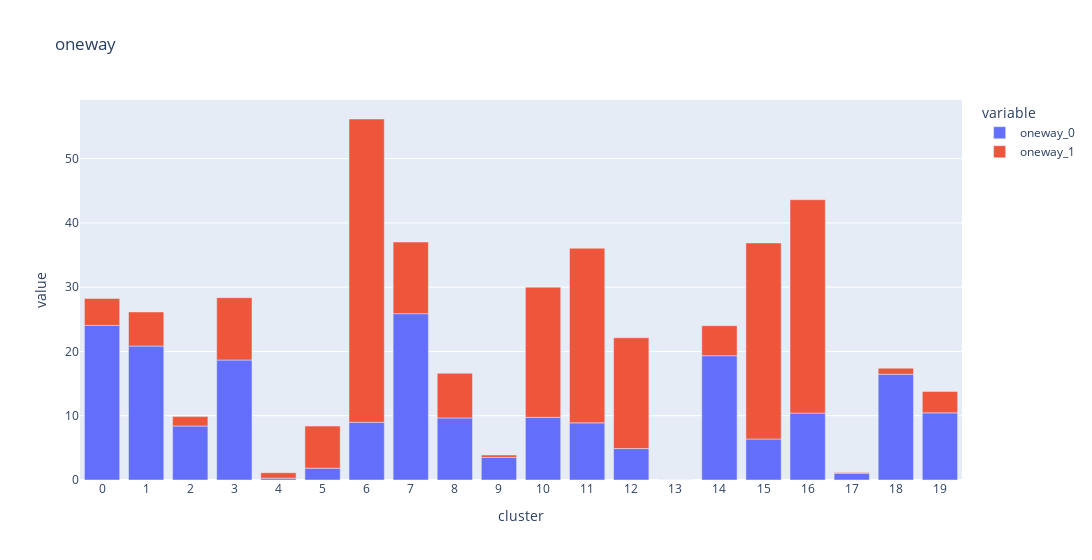
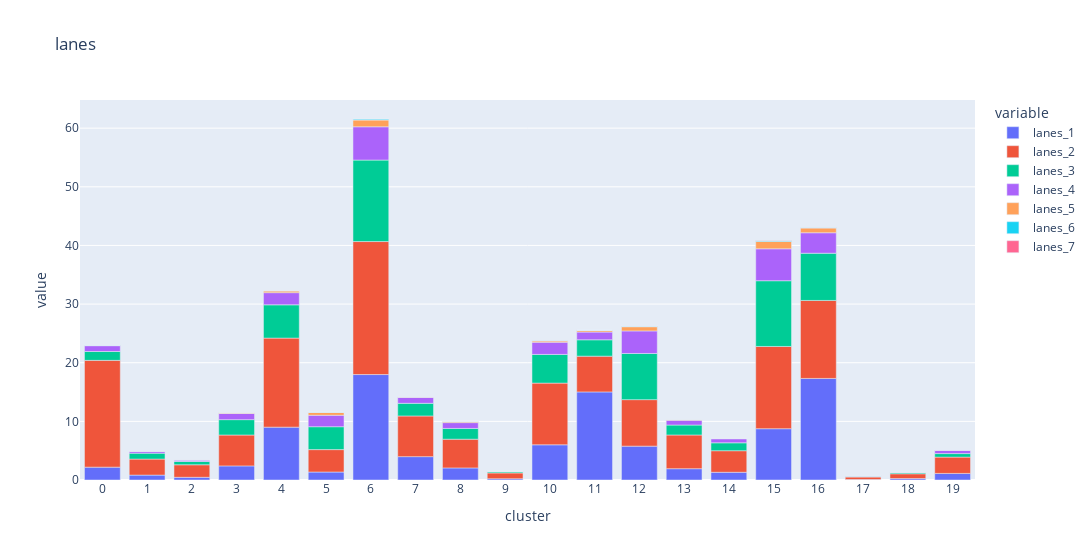
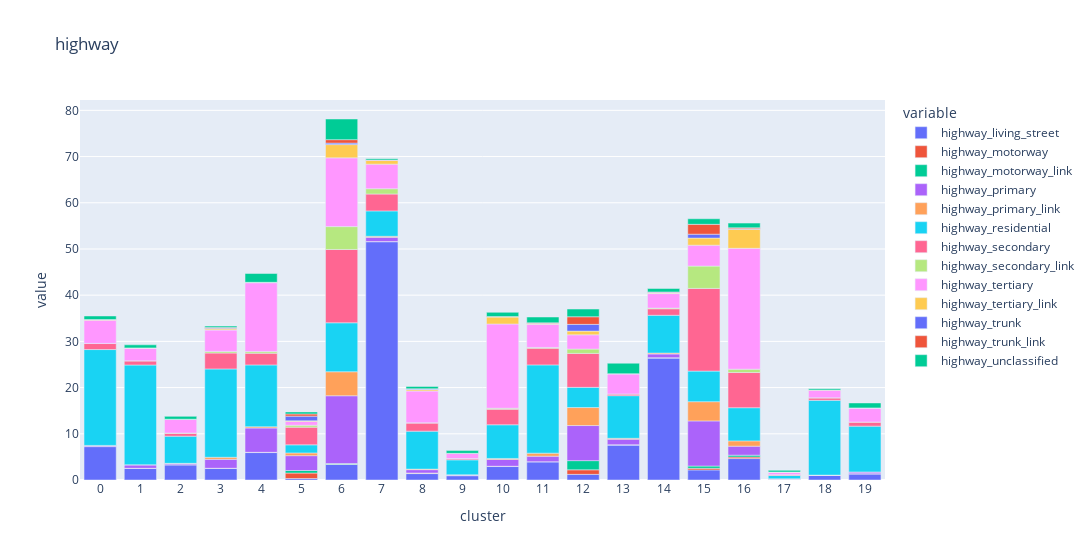
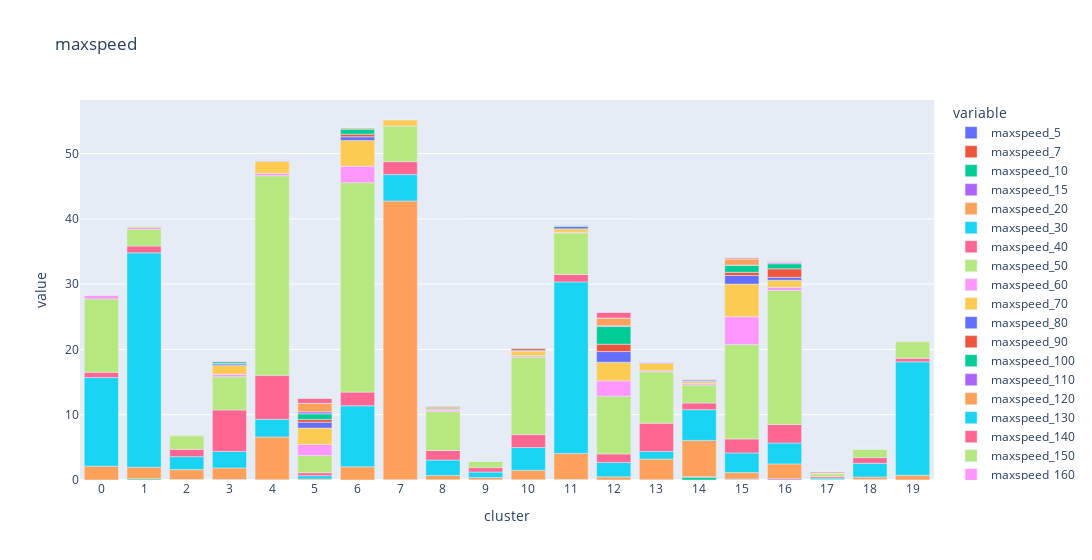

The cell these charts' notebook holds for them, in order:
### Code cell
from src.tools.feature_extraction import FEATURESET
for feature_name in FEATURESET.keys():
    fig = px.bar(hex_tfidf_by_cluster_mean, x="cluster", y=list(filter(lambda x: feature_name in x, hex_tfidf_by_cluster_mean.columns)), width=1300, title=feature_name)
    fig.update_layout(
        xaxis = dict(
            tickmode = 'linear',
        )
    )
    fig.show()

### Figure 1 — Plotly figure (JSON) as saved in the notebook; plotly's stock layout.template omitted (floating-point values rounded to 4 significant figures)
{"data": [{"alignmentgroup": "True", "hovertemplate": "variable=oneway_0<br>cluster=%{x}<br>value=%{y}<extra></extra>", "legendgroup": "oneway_0", "marker": {"color": "#636efa"}, "name": "oneway_0", "offsetgroup": "oneway_0", "orientation": "v", "showlegend": true, "textposition": "auto", "type": "bar", "x": [0, 1, 2, 3, 4, 5, 6, 7, 8, 9, 10, 11, 12, 13, 14, 15, 16, 17, 18, 19], "xaxis": "x", "y": [24.06, 20.84, 8.399, 18.67, 0.2845, 1.844, 8.978, 25.88, 9.657, 3.513, 9.75, 8.889, 4.889, 0, 19.34, 6.381, 10.41, 1.06, 16.46, 10.45], "yaxis": "y"}, {"alignmentgroup": "True", "hovertemplate": "variable=oneway_1<br>cluster=%{x}<br>value=%{y}<extra></extra>", "legendgroup": "oneway_1", "marker": {"color": "#EF553B"}, "name": "oneway_1", "offsetgroup": "oneway_1", "orientation": "v", "showlegend": true, "textposition": "auto", "type": "bar", "x": [0, 1, 2, 3, 4, 5, 6, 7, 8, 9, 10, 11, 12, 13, 14, 15, 16, 17, 18, 19], "xaxis": "x", "y": [4.185, 5.305, 1.463, 9.693, 0.8467, 6.543, 47.18, 11.14, 6.95, 0.3722, 20.25, 27.18, 17.24, 0, 4.666, 30.5, 33.2, 0.09746, 0.942, 3.338], "yaxis": "y"}], "layout": {"barmode": "relative", "legend": {"title": {"text": "variable"}, "tracegroupgap": 0}, "title": {"text": "oneway"}, "width": 1300, "xaxis": {"anchor": "y", "domain": [0, 1], "tickmode": "linear", "title": {"text": "cluster"}}, "yaxis": {"anchor": "x", "domain": [0, 1], "title": {"text": "value"}}}}

### Figure 2 — Plotly figure (JSON) as saved in the notebook; plotly's stock layout.template omitted (floating-point values rounded to 4 significant figures)
{"data": [{"alignmentgroup": "True", "hovertemplate": "variable=lanes_1<br>cluster=%{x}<br>value=%{y}<extra></extra>", "legendgroup": "lanes_1", "marker": {"color": "#636efa"}, "name": "lanes_1", "offsetgroup": "lanes_1", "orientation": "v", "showlegend": true, "textposition": "auto", "type": "bar", "x": [0, 1, 2, 3, 4, 5, 6, 7, 8, 9, 10, 11, 12, 13, 14, 15, 16, 17, 18, 19], "xaxis": "x", "y": [2.192, 0.8326, 0.4609, 2.408, 9.012, 1.361, 17.98, 3.984, 2.06, 0.2129, 6.004, 15.02, 5.775, 1.931, 1.318, 8.75, 17.32, 0.08347, 0.2367, 1.124], "yaxis": "y"}, {"alignmentgroup": "True", "hovertemplate": "variable=lanes_2<br>cluster=%{x}<br>value=%{y}<extra></extra>", "legendgroup": "lanes_2", "marker": {"color": "#EF553B"}, "name": "lanes_2", "offsetgroup": "lanes_2", "orientation": "v", "showlegend": true, "textposition": "auto", "type": "bar", "x": [0, 1, 2, 3, 4, 5, 6, 7, 8, 9, 10, 11, 12, 13, 14, 15, 16, 17, 18, 19], "xaxis": "x", "y": [18.21, 2.736, 2.137, 5.266, 15.19, 3.822, 22.68, 6.938, 4.9, 0.9902, 10.52, 6.099, 7.929, 5.749, 3.677, 14.02, 13.3, 0.4273, 0.8255, 2.779], "yaxis": "y"}, {"alignmentgroup": "True", "hovertemplate": "variable=lanes_3<br>cluster=%{x}<br>value=%{y}<extra></extra>", "legendgroup": "lanes_3", "marker": {"color": "#00cc96"}, "name": "lanes_3", "offsetgroup": "lanes_3", "orientation": "v", "showlegend": true, "textposition": "auto", "type": "bar", "x": [0, 1, 2, 3, 4, 5, 6, 7, 8, 9, 10, 11, 12, 13, 14, 15, 16, 17, 18, 19], "xaxis": "x", "y": [1.512, 1.006, 0.5557, 2.621, 5.674, 3.904, 13.89, 2.155, 1.832, 0.1899, 4.893, 2.791, 7.871, 1.693, 1.348, 11.21, 8.053, 0.1373, 0.1922, 0.601], "yaxis": "y"}, {"alignmentgroup": "True", "hovertemplate": "variable=lanes_4<br>cluster=%{x}<br>value=%{y}<extra></extra>", "legendgroup": "lanes_4", "marker": {"color": "#ab63fa"}, "name": "lanes_4", "offsetgroup": "lanes_4", "orientation": "v", "showlegend": true, "textposition": "auto", "type": "bar", "x": [0, 1, 2, 3, 4, 5, 6, 7, 8, 9, 10, 11, 12, 13, 14, 15, 16, 17, 18, 19], "xaxis": "x", "y": [0.9935, 0.3438, 0.2629, 1.047, 2.075, 1.947, 5.677, 1.029, 0.9946, 0.08481, 2.077, 1.316, 3.846, 0.8173, 0.6898, 5.443, 3.492, 0.04752, 0.08411, 0.5645], "yaxis": "y"}, {"alignmentgroup": "True", "hovertemplate": "variable=lanes_5<br>cluster=%{x}<br>value=%{y}<extra></extra>", "legendgroup": "lanes_5", "marker": {"color": "#FFA15A"}, "name": "lanes_5", "offsetgroup": "lanes_5", "orientation": "v", "showlegend": true, "textposition": "auto", "type": "bar", "x": [0, 1, 2, 3, 4, 5, 6, 7, 8, 9, 10, 11, 12, 13, 14, 15, 16, 17, 18, 19], "xaxis": "x", "y": [0.0319, 0.01803, 0.03336, 0.1227, 0.324, 0.492, 1.146, 0.06611, 0.1903, 0.01439, 0.2334, 0.2519, 0.7149, 0.1072, 0.05087, 1.261, 0.8093, 0.0223, 0.01557, 0.05483], "yaxis": "y"}, {"alignmentgroup": "True", "hovertemplate": "variable=lanes_6<br>cluster=%{x}<br>value=%{y}<extra></extra>", "legendgroup": "lanes_6", "marker": {"color": "#19d3f3"}, "name": "lanes_6", "offsetgroup": "lanes_6", "orientation": "v", "showlegend": true, "textposition": "auto", "type": "bar", "x": [0, 1, 2, 3, 4, 5, 6, 7, 8, 9, 10, 11, 12, 13, 14, 15, 16, 17, 18, 19], "xaxis": "x", "y": [0.04859, 0, 0, 0.01558, 0, 0.0332, 0.1819, 0, 0.007246, 0.005978, 0.04848, 0.04263, 0.07778, 0, 0, 0.1169, 0.07472, 0.01199, 0, 0], "yaxis": "y"}, {"alignmentgroup": "True", "hovertemplate": "variable=lanes_7<br>cluster=%{x}<br>value=%{y}<extra></extra>", "legendgroup": "lanes_7", "marker": {"color": "#FF6692"}, "name": "lanes_7", "offsetgroup": "lanes_7", "orientation": "v", "showlegend": true, "textposition": "auto", "type": "bar", "x": [0, 1, 2, 3, 4, 5, 6, 7, 8, 9, 10, 11, 12, 13, 14, 15, 16, 17, 18, 19], "xaxis": "x", "y": [0, 0, 0, 0, 0, 0.0127, 0, 0, 0, 0, 0, 0, 0, 0, 0, 0.02236, 0, 0, 0, 0], "yaxis": "y"}], "layout": {"barmode": "relative", "legend": {"title": {"text": "variable"}, "tracegroupgap": 0}, "title": {"text": "lanes"}, "width": 1300, "xaxis": {"anchor": "y", "domain": [0, 1], "tickmode": "linear", "title": {"text": "cluster"}}, "yaxis": {"anchor": "x", "domain": [0, 1], "title": {"text": "value"}}}}

### Figure 3 — Plotly figure (JSON) as saved in the notebook; plotly's stock layout.template omitted (floating-point values rounded to 4 significant figures)
{"data": [{"alignmentgroup": "True", "hovertemplate": "variable=highway_living_street<br>cluster=%{x}<br>value=%{y}<extra></extra>", "legendgroup": "highway_living_street", "marker": {"color": "#636efa"}, "name": "highway_living_street", "offsetgroup": "highway_living_street", "orientation": "v", "showlegend": true, "textposition": "auto", "type": "bar", "x": [0, 1, 2, 3, 4, 5, 6, 7, 8, 9, 10, 11, 12, 13, 14, 15, 16, 17, 18, 19], "xaxis": "x", "y": [7.239, 2.494, 3.305, 2.506, 5.939, 0.3182, 3.357, 51.6, 1.391, 0.9549, 2.917, 3.966, 1.22, 7.553, 26.41, 2.185, 4.638, 0.1288, 0.9888, 1.337], "yaxis": "y"}, {"alignmentgroup": "True", "hovertemplate": "variable=highway_motorway<br>cluster=%{x}<br>value=%{y}<extra></extra>", "legendgroup": "highway_motorway", "marker": {"color": "#EF553B"}, "name": "highway_motorway", "offsetgroup": "highway_motorway", "orientation": "v", "showlegend": true, "textposition": "auto", "type": "bar", "x": [0, 1, 2, 3, 4, 5, 6, 7, 8, 9, 10, 11, 12, 13, 14, 15, 16, 17, 18, 19], "xaxis": "x", "y": [0, 0.04064, 0.00752, 0.02305, 0.05619, 1.186, 0.05383, 0, 0.1072, 0.002949, 0.04782, 0, 0.9879, 0.08626, 0.03822, 0.346, 0.3317, 0.008869, 0, 0.02472], "yaxis": "y"}, {"alignmentgroup": "True", "hovertemplate": "variable=highway_motorway_link<br>cluster=%{x}<br>value=%{y}<extra></extra>", "legendgroup": "highway_motorway_link", "marker": {"color": "#00cc96"}, "name": "highway_motorway_link", "offsetgroup": "highway_motorway_link", "orientation": "v", "showlegend": true, "textposition": "auto", "type": "bar", "x": [0, 1, 2, 3, 4, 5, 6, 7, 8, 9, 10, 11, 12, 13, 14, 15, 16, 17, 18, 19], "xaxis": "x", "y": [0, 0, 0.008456, 0.01296, 0, 0.5485, 0.1513, 0, 0.01808, 0, 0.01344, 0, 1.985, 0, 0.02149, 0.4864, 0.404, 0.01164, 0, 0], "yaxis": "y"}, {"alignmentgroup": "True", "hovertemplate": "variable=highway_primary<br>cluster=%{x}<br>value=%{y}<extra></extra>", "legendgroup": "highway_primary", "marker": {"color": "#ab63fa"}, "name": "highway_primary", "offsetgroup": "highway_primary", "orientation": "v", "showlegend": true, "textposition": "auto", "type": "bar", "x": [0, 1, 2, 3, 4, 5, 6, 7, 8, 9, 10, 11, 12, 13, 14, 15, 16, 17, 18, 19], "xaxis": "x", "y": [0.2444, 0.741, 0.2494, 1.931, 5.261, 3.212, 14.67, 0.921, 0.719, 0.1686, 1.471, 1.189, 7.594, 1.194, 0.8032, 9.769, 1.947, 0.1087, 0.07049, 0.3819], "yaxis": "y"}, {"alignmentgroup": "True", "hovertemplate": "variable=highway_primary_link<br>cluster=%{x}<br>value=%{y}<extra></extra>", "legendgroup": "highway_primary_link", "marker": {"color": "#FFA15A"}, "name": "highway_primary_link", "offsetgroup": "highway_primary_link", "orientation": "v", "showlegend": true, "textposition": "auto", "type": "bar", "x": [0, 1, 2, 3, 4, 5, 6, 7, 8, 9, 10, 11, 12, 13, 14, 15, 16, 17, 18, 19], "xaxis": "x", "y": [0, 0.0175, 0.03455, 0.4468, 0.2662, 0.5925, 5.194, 0.2246, 0.1201, 0.00508, 0.2163, 0.6521, 3.892, 0.1932, 0.1976, 4.162, 1.143, 0.002547, 0, 0], "yaxis": "y"}, {"alignmentgroup": "True", "hovertemplate": "variable=highway_residential<br>cluster=%{x}<br>value=%{y}<extra></extra>", "legendgroup": "highway_residential", "marker": {"color": "#19d3f3"}, "name": "highway_residential", "offsetgroup": "highway_residential", "orientation": "v", "showlegend": true, "textposition": "auto", "type": "bar", "x": [0, 1, 2, 3, 4, 5, 6, 7, 8, 9, 10, 11, 12, 13, 14, 15, 16, 17, 18, 19], "xaxis": "x", "y": [20.75, 21.6, 5.877, 19.12, 13.39, 1.755, 10.6, 5.495, 8.219, 3.229, 7.288, 19.11, 4.369, 9.226, 8.176, 6.623, 7.181, 0.7384, 16.19, 9.912], "yaxis": "y"}, {"alignmentgroup": "True", "hovertemplate": "variable=highway_secondary<br>cluster=%{x}<br>value=%{y}<extra></extra>", "legendgroup": "highway_secondary", "marker": {"color": "#FF6692"}, "name": "highway_secondary", "offsetgroup": "highway_secondary", "orientation": "v", "showlegend": true, "textposition": "auto", "type": "bar", "x": [0, 1, 2, 3, 4, 5, 6, 7, 8, 9, 10, 11, 12, 13, 14, 15, 16, 17, 18, 19], "xaxis": "x", "y": [1.303, 0.9063, 0.6582, 3.445, 2.537, 3.829, 15.86, 3.655, 1.748, 0.2745, 3.373, 3.605, 7.347, 0.3655, 1.406, 17.89, 7.612, 0.1516, 0.5331, 0.875], "yaxis": "y"}, {"alignmentgroup": "True", "hovertemplate": "variable=highway_secondary_link<br>cluster=%{x}<br>value=%{y}<extra></extra>", "legendgroup": "highway_secondary_link", "marker": {"color": "#B6E880"}, "name": "highway_secondary_link", "offsetgroup": "highway_secondary_link", "orientation": "v", "showlegend": true, "textposition": "auto", "type": "bar", "x": [0, 1, 2, 3, 4, 5, 6, 7, 8, 9, 10, 11, 12, 13, 14, 15, 16, 17, 18, 19], "xaxis": "x", "y": [0.03161, 0, 0.02645, 0.3446, 0.3459, 0.4166, 4.947, 1.147, 0.06128, 0, 0.2103, 0.1664, 0.9447, 0, 0.1513, 4.825, 0.7292, 0.0104, 0, 0.02173], "yaxis": "y"}, {"alignmentgroup": "True", "hovertemplate": "variable=highway_tertiary<br>cluster=%{x}<br>value=%{y}<extra></extra>", "legendgroup": "highway_tertiary", "marker": {"color": "#FF97FF"}, "name": "highway_tertiary", "offsetgroup": "highway_tertiary", "orientation": "v", "showlegend": true, "textposition": "auto", "type": "bar", "x": [0, 1, 2, 3, 4, 5, 6, 7, 8, 9, 10, 11, 12, 13, 14, 15, 16, 17, 18, 19], "xaxis": "x", "y": [5.022, 2.725, 2.923, 4.629, 14.89, 0.8191, 14.88, 5.314, 6.876, 1.101, 18.23, 5.013, 3.077, 4.391, 3.137, 4.528, 26.15, 0.5394, 1.648, 3.04], "yaxis": "y"}, {"alignmentgroup": "True", "hovertemplate": "variable=highway_tertiary_link<br>cluster=%{x}<br>value=%{y}<extra></extra>", "legendgroup": "highway_tertiary_link", "marker": {"color": "#FECB52"}, "name": "highway_tertiary_link", "offsetgroup": "highway_tertiary_link", "orientation": "v", "showlegend": true, "textposition": "auto", "type": "bar", "x": [0, 1, 2, 3, 4, 5, 6, 7, 8, 9, 10, 11, 12, 13, 14, 15, 16, 17, 18, 19], "xaxis": "x", "y": [0.1268, 0.07168, 0.04642, 0.244, 0.09909, 0.1393, 2.872, 0.7884, 0.2836, 0.0104, 1.55, 0.1113, 0.8035, 0, 0.118, 1.537, 4.144, 0.00391, 0, 0.0109], "yaxis": "y"}, {"alignmentgroup": "True", "hovertemplate": "variable=highway_trunk<br>cluster=%{x}<br>value=%{y}<extra></extra>", "legendgroup": "highway_trunk", "marker": {"color": "#636efa"}, "name": "highway_trunk", "offsetgroup": "highway_trunk", "orientation": "v", "showlegend": true, "textposition": "auto", "type": "bar", "x": [0, 1, 2, 3, 4, 5, 6, 7, 8, 9, 10, 11, 12, 13, 14, 15, 16, 17, 18, 19], "xaxis": "x", "y": [0, 0, 0.01489, 0.1256, 0, 1.004, 0.3199, 0.07379, 0.154, 0.00292, 0.02368, 0.06247, 1.463, 0, 0.1703, 0.8445, 0.08212, 0.005856, 0.008689, 0], "yaxis": "y"}, {"alignmentgroup": "True", "hovertemplate": "variable=highway_trunk_link<br>cluster=%{x}<br>value=%{y}<extra></extra>", "legendgroup": "highway_trunk_link", "marker": {"color": "#EF553B"}, "name": "highway_trunk_link", "offsetgroup": "highway_trunk_link", "orientation": "v", "showlegend": true, "textposition": "auto", "type": "bar", "x": [0, 1, 2, 3, 4, 5, 6, 7, 8, 9, 10, 11, 12, 13, 14, 15, 16, 17, 18, 19], "xaxis": "x", "y": [0, 0, 0.005373, 0.1606, 0, 0.4739, 0.7501, 0.03993, 0.04022, 0.0237, 0.02563, 0.1352, 1.645, 0, 0.06145, 2.133, 0.2074, 0.007921, 0.04701, 0], "yaxis": "y"}, {"alignmentgroup": "True", "hovertemplate": "variable=highway_unclassified<br>cluster=%{x}<br>value=%{y}<extra></extra>", "legendgroup": "highway_unclassified", "marker": {"color": "#00cc96"}, "name": "highway_unclassified", "offsetgroup": "highway_unclassified", "orientation": "v", "showlegend": true, "textposition": "auto", "type": "bar", "x": [0, 1, 2, 3, 4, 5, 6, 7, 8, 9, 10, 11, 12, 13, 14, 15, 16, 17, 18, 19], "xaxis": "x", "y": [0.7808, 0.662, 0.6148, 0.3166, 1.902, 0.4438, 4.47, 0.2855, 0.5102, 0.5886, 0.9317, 1.269, 1.666, 2.27, 0.7447, 1.2, 1.024, 0.3777, 0.2858, 1.074], "yaxis": "y"}], "layout": {"barmode": "relative", "legend": {"title": {"text": "variable"}, "tracegroupgap": 0}, "title": {"text": "highway"}, "width": 1300, "xaxis": {"anchor": "y", "domain": [0, 1], "tickmode": "linear", "title": {"text": "cluster"}}, "yaxis": {"anchor": "x", "domain": [0, 1], "title": {"text": "value"}}}}

### Figure 4 — Plotly figure (JSON) as saved in the notebook; plotly's stock layout.template omitted (floating-point values rounded to 4 significant figures)
{"data": [{"alignmentgroup": "True", "hovertemplate": "variable=maxspeed_5<br>cluster=%{x}<br>value=%{y}<extra></extra>", "legendgroup": "maxspeed_5", "marker": {"color": "#636efa"}, "name": "maxspeed_5", "offsetgroup": "maxspeed_5", "orientation": "v", "showlegend": true, "textposition": "auto", "type": "bar", "x": [0, 1, 2, 3, 4, 5, 6, 7, 8, 9, 10, 11, 12, 13, 14, 15, 16, 17, 18, 19], "xaxis": "x", "y": [0, 0, 0, 0.05517, 0.04482, 0, 0, 0, 0, 0.01411, 0, 0, 0, 0, 0, 0.01971, 0, 0.004716, 0, 0], "yaxis": "y"}, {"alignmentgroup": "True", "hovertemplate": "variable=maxspeed_7<br>cluster=%{x}<br>value=%{y}<extra></extra>", "legendgroup": "maxspeed_7", "marker": {"color": "#EF553B"}, "name": "maxspeed_7", "offsetgroup": "maxspeed_7", "orientation": "v", "showlegend": true, "textposition": "auto", "type": "bar", "x": [0, 1, 2, 3, 4, 5, 6, 7, 8, 9, 10, 11, 12, 13, 14, 15, 16, 17, 18, 19], "xaxis": "x", "y": [0, 0, 0, 0, 0, 0, 0, 0, 0, 0, 0, 0, 0, 0, 0, 0, 0, 0, 0, 0], "yaxis": "y"}, {"alignmentgroup": "True", "hovertemplate": "variable=maxspeed_10<br>cluster=%{x}<br>value=%{y}<extra></extra>", "legendgroup": "maxspeed_10", "marker": {"color": "#00cc96"}, "name": "maxspeed_10", "offsetgroup": "maxspeed_10", "orientation": "v", "showlegend": true, "textposition": "auto", "type": "bar", "x": [0, 1, 2, 3, 4, 5, 6, 7, 8, 9, 10, 11, 12, 13, 14, 15, 16, 17, 18, 19], "xaxis": "x", "y": [0, 0.1965, 0.06234, 0.01593, 0, 0.004848, 0, 0.05147, 0.04444, 0.004074, 0.04955, 0.08715, 0.01325, 0.04767, 0.4225, 0.1024, 0, 0.002042, 0.04848, 0.01707], "yaxis": "y"}, {"alignmentgroup": "True", "hovertemplate": "variable=maxspeed_15<br>cluster=%{x}<br>value=%{y}<extra></extra>", "legendgroup": "maxspeed_15", "marker": {"color": "#ab63fa"}, "name": "maxspeed_15", "offsetgroup": "maxspeed_15", "orientation": "v", "showlegend": true, "textposition": "auto", "type": "bar", "x": [0, 1, 2, 3, 4, 5, 6, 7, 8, 9, 10, 11, 12, 13, 14, 15, 16, 17, 18, 19], "xaxis": "x", "y": [0, 0, 0.007919, 0, 0, 0.005544, 0, 0, 0.008469, 0.004658, 0, 0, 0, 0, 0.09057, 0.03904, 0.1747, 0.002335, 0.01386, 0], "yaxis": "y"}, {"alignmentgroup": "True", "hovertemplate": "variable=maxspeed_20<br>cluster=%{x}<br>value=%{y}<extra></extra>", "legendgroup": "maxspeed_20", "marker": {"color": "#FFA15A"}, "name": "maxspeed_20", "offsetgroup": "maxspeed_20", "orientation": "v", "showlegend": true, "textposition": "auto", "type": "bar", "x": [0, 1, 2, 3, 4, 5, 6, 7, 8, 9, 10, 11, 12, 13, 14, 15, 16, 17, 18, 19], "xaxis": "x", "y": [2.122, 1.766, 1.521, 1.779, 6.54, 0.1502, 2.025, 42.69, 0.6536, 0.3509, 1.442, 3.988, 0.4727, 3.155, 5.552, 0.9697, 2.294, 0.0508, 0.3982, 0.7132], "yaxis": "y"}, {"alignmentgroup": "True", "hovertemplate": "variable=maxspeed_30<br>cluster=%{x}<br>value=%{y}<extra></extra>", "legendgroup": "maxspeed_30", "marker": {"color": "#19d3f3"}, "name": "maxspeed_30", "offsetgroup": "maxspeed_30", "orientation": "v", "showlegend": true, "textposition": "auto", "type": "bar", "x": [0, 1, 2, 3, 4, 5, 6, 7, 8, 9, 10, 11, 12, 13, 14, 15, 16, 17, 18, 19], "xaxis": "x", "y": [13.57, 32.83, 1.988, 2.532, 2.706, 0.4971, 9.338, 4.043, 2.348, 0.8443, 3.486, 26.27, 2.207, 1.173, 4.714, 3.016, 3.204, 0.2384, 2.091, 17.36], "yaxis": "y"}, {"alignmentgroup": "True", "hovertemplate": "variable=maxspeed_40<br>cluster=%{x}<br>value=%{y}<extra></extra>", "legendgroup": "maxspeed_40", "marker": {"color": "#FF6692"}, "name": "maxspeed_40", "offsetgroup": "maxspeed_40", "orientation": "v", "showlegend": true, "textposition": "auto", "type": "bar", "x": [0, 1, 2, 3, 4, 5, 6, 7, 8, 9, 10, 11, 12, 13, 14, 15, 16, 17, 18, 19], "xaxis": "x", "y": [0.8129, 1.057, 1.119, 6.346, 6.749, 0.4582, 2.1, 1.979, 1.464, 0.6809, 1.98, 1.141, 1.301, 4.33, 1.015, 2.145, 2.843, 0.2323, 0.8777, 0.5379], "yaxis": "y"}, {"alignmentgroup": "True", "hovertemplate": "variable=maxspeed_50<br>cluster=%{x}<br>value=%{y}<extra></extra>", "legendgroup": "maxspeed_50", "marker": {"color": "#B6E880"}, "name": "maxspeed_50", "offsetgroup": "maxspeed_50", "orientation": "v", "showlegend": true, "textposition": "auto", "type": "bar", "x": [0, 1, 2, 3, 4, 5, 6, 7, 8, 9, 10, 11, 12, 13, 14, 15, 16, 17, 18, 19], "xaxis": "x", "y": [11.23, 2.56, 2.06, 5.089, 30.58, 2.629, 32.08, 5.47, 5.945, 0.9439, 11.88, 6.367, 8.846, 7.861, 2.772, 14.45, 20.52, 0.4304, 1.285, 2.56], "yaxis": "y"}, {"alignmentgroup": "True", "hovertemplate": "variable=maxspeed_60<br>cluster=%{x}<br>value=%{y}<extra></extra>", "legendgroup": "maxspeed_60", "marker": {"color": "#FF97FF"}, "name": "maxspeed_60", "offsetgroup": "maxspeed_60", "orientation": "v", "showlegend": true, "textposition": "auto", "type": "bar", "x": [0, 1, 2, 3, 4, 5, 6, 7, 8, 9, 10, 11, 12, 13, 14, 15, 16, 17, 18, 19], "xaxis": "x", "y": [0.6536, 0.2855, 0.06421, 0.362, 0.3482, 1.702, 2.536, 0, 0.2215, 0.01097, 0.2174, 0.1043, 2.354, 0.1853, 0.2527, 4.269, 0.4797, 0.02932, 0.0145, 0.05106], "yaxis": "y"}, {"alignmentgroup": "True", "hovertemplate": "variable=maxspeed_70<br>cluster=%{x}<br>value=%{y}<extra></extra>", "legendgroup": "maxspeed_70", "marker": {"color": "#FECB52"}, "name": "maxspeed_70", "offsetgroup": "maxspeed_70", "orientation": "v", "showlegend": true, "textposition": "auto", "type": "bar", "x": [0, 1, 2, 3, 4, 5, 6, 7, 8, 9, 10, 11, 12, 13, 14, 15, 16, 17, 18, 19], "xaxis": "x", "y": [0, 0.2101, 0.1365, 1.367, 1.859, 2.508, 3.933, 0.9244, 0.218, 0.05284, 0.6922, 0.5217, 2.849, 1.106, 0.2898, 5.0, 1.086, 0.1345, 0.05442, 0.07666], "yaxis": "y"}, {"alignmentgroup": "True", "hovertemplate": "variable=maxspeed_80<br>cluster=%{x}<br>value=%{y}<extra></extra>", "legendgroup": "maxspeed_80", "marker": {"color": "#636efa"}, "name": "maxspeed_80", "offsetgroup": "maxspeed_80", "orientation": "v", "showlegend": true, "textposition": "auto", "type": "bar", "x": [0, 1, 2, 3, 4, 5, 6, 7, 8, 9, 10, 11, 12, 13, 14, 15, 16, 17, 18, 19], "xaxis": "x", "y": [0, 0.01932, 0.01906, 0.2301, 0.08012, 0.904, 0.5629, 0.07083, 0.1274, 0.01121, 0.1478, 0.3598, 1.632, 0.0328, 0.218, 1.316, 0.4467, 0.001405, 0.00834, 0.07049], "yaxis": "y"}, {"alignmentgroup": "True", "hovertemplate": "variable=maxspeed_90<br>cluster=%{x}<br>value=%{y}<extra></extra>", "legendgroup": "maxspeed_90", "marker": {"color": "#EF553B"}, "name": "maxspeed_90", "offsetgroup": "maxspeed_90", "orientation": "v", "showlegend": true, "textposition": "auto", "type": "bar", "x": [0, 1, 2, 3, 4, 5, 6, 7, 8, 9, 10, 11, 12, 13, 14, 15, 16, 17, 18, 19], "xaxis": "x", "y": [0, 0.01914, 0.04014, 0.09772, 0, 0.4264, 0.4057, 0, 0.1313, 0.03194, 0.2703, 0.02971, 1.129, 0.1138, 0.018, 0.4889, 1.302, 0.1559, 0.03306, 0.01164], "yaxis": "y"}, {"alignmentgroup": "True", "hovertemplate": "variable=maxspeed_100<br>cluster=%{x}<br>value=%{y}<extra></extra>", "legendgroup": "maxspeed_100", "marker": {"color": "#00cc96"}, "name": "maxspeed_100", "offsetgroup": "maxspeed_100", "orientation": "v", "showlegend": true, "textposition": "auto", "type": "bar", "x": [0, 1, 2, 3, 4, 5, 6, 7, 8, 9, 10, 11, 12, 13, 14, 15, 16, 17, 18, 19], "xaxis": "x", "y": [0, 0.03842, 0.01422, 0.2615, 0, 0.8493, 0.7888, 0, 0.07602, 0, 0.113, 0.1789, 2.702, 0.03262, 0.07227, 1.087, 0.7839, 0.01258, 0.008294, 0.02337], "yaxis": "y"}, {"alignmentgroup": "True", "hovertemplate": "variable=maxspeed_110<br>cluster=%{x}<br>value=%{y}<extra></extra>", "legendgroup": "maxspeed_110", "marker": {"color": "#ab63fa"}, "name": "maxspeed_110", "offsetgroup": "maxspeed_110", "orientation": "v", "showlegend": true, "textposition": "auto", "type": "bar", "x": [0, 1, 2, 3, 4, 5, 6, 7, 8, 9, 10, 11, 12, 13, 14, 15, 16, 17, 18, 19], "xaxis": "x", "y": [0, 0, 0, 0, 0.07426, 0.3154, 0, 0, 0, 0, 0, 0, 0.1268, 0.0684, 0, 0.01633, 0.1461, 0.001954, 0, 0], "yaxis": "y"}, {"alignmentgroup": "True", "hovertemplate": "variable=maxspeed_120<br>cluster=%{x}<br>value=%{y}<extra></extra>", "legendgroup": "maxspeed_120", "marker": {"color": "#FFA15A"}, "name": "maxspeed_120", "offsetgroup": "maxspeed_120", "orientation": "v", "showlegend": true, "textposition": "auto", "type": "bar", "x": [0, 1, 2, 3, 4, 5, 6, 7, 8, 9, 10, 11, 12, 13, 14, 15, 16, 17, 18, 19], "xaxis": "x", "y": [0, 0, 0.00961, 0.1326, 0, 1.305, 0.2064, 0.07141, 0.1593, 0.004239, 0.02292, 0.06046, 1.177, 0, 0.1649, 0.9594, 0.07947, 0.007084, 0.008408, 0.02369], "yaxis": "y"}, {"alignmentgroup": "True", "hovertemplate": "variable=maxspeed_130<br>cluster=%{x}<br>value=%{y}<extra></extra>", "legendgroup": "maxspeed_130", "marker": {"color": "#19d3f3"}, "name": "maxspeed_130", "offsetgroup": "maxspeed_130", "orientation": "v", "showlegend": true, "textposition": "auto", "type": "bar", "x": [0, 1, 2, 3, 4, 5, 6, 7, 8, 9, 10, 11, 12, 13, 14, 15, 16, 17, 18, 19], "xaxis": "x", "y": [0, 0, 0, 0, 0, 0, 0, 0, 0, 0, 0, 0, 0, 0, 0, 0, 0, 0, 0, 0], "yaxis": "y"}, {"alignmentgroup": "True", "hovertemplate": "variable=maxspeed_140<br>cluster=%{x}<br>value=%{y}<extra></extra>", "legendgroup": "maxspeed_140", "marker": {"color": "#FF6692"}, "name": "maxspeed_140", "offsetgroup": "maxspeed_140", "orientation": "v", "showlegend": true, "textposition": "auto", "type": "bar", "x": [0, 1, 2, 3, 4, 5, 6, 7, 8, 9, 10, 11, 12, 13, 14, 15, 16, 17, 18, 19], "xaxis": "x", "y": [0, 0.04347, 0.01341, 0.01233, 0.0601, 0.792, 0.02879, 0, 0.06881, 0.003154, 0.02558, 0, 0.9131, 0.07381, 0, 0.2512, 0.1774, 0.009486, 0, 0], "yaxis": "y"}, {"alignmentgroup": "True", "hovertemplate": "variable=maxspeed_150<br>cluster=%{x}<br>value=%{y}<extra></extra>", "legendgroup": "maxspeed_150", "marker": {"color": "#B6E880"}, "name": "maxspeed_150", "offsetgroup": "maxspeed_150", "orientation": "v", "showlegend": true, "textposition": "auto", "type": "bar", "x": [0, 1, 2, 3, 4, 5, 6, 7, 8, 9, 10, 11, 12, 13, 14, 15, 16, 17, 18, 19], "xaxis": "x", "y": [0, 0, 0, 0, 0, 0, 0, 0, 0, 0, 0, 0, 0, 0, 0, 0, 0, 0, 0, 0], "yaxis": "y"}, {"alignmentgroup": "True", "hovertemplate": "variable=maxspeed_160<br>cluster=%{x}<br>value=%{y}<extra></extra>", "legendgroup": "maxspeed_160", "marker": {"color": "#FF97FF"}, "name": "maxspeed_160", "offsetgroup": "maxspeed_160", "orientation": "v", "showlegend": true, "textposition": "auto", "type": "bar", "x": [0, 1, 2, 3, 4, 5, 6, 7, 8, 9, 10, 11, 12, 13, 14, 15, 16, 17, 18, 19], "xaxis": "x", "y": [0, 0, 0, 0, 0, 0, 0, 0, 0, 0, 0, 0, 0, 0, 0, 0, 0, 0, 0, 0], "yaxis": "y"}], "layout": {"barmode": "relative", "legend": {"title": {"text": "variable"}, "tracegroupgap": 0}, "title": {"text": "maxspeed"}, "width": 1300, "xaxis": {"anchor": "y", "domain": [0, 1], "tickmode": "linear", "title": {"text": "cluster"}}, "yaxis": {"anchor": "x", "domain": [0, 1], "title": {"text": "value"}}}}
